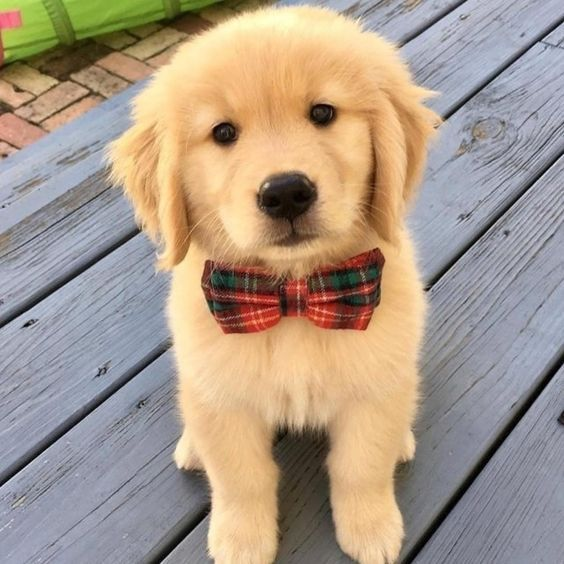
#> input picture .datasets/dog.jpg, 564 x 564 px
$ python -i edge_detection.py   (imports and definitions only)   (older library calls are emulated)
#> lines starting #> are read from the running program, lines starting #| are printed output that depends on the picture
#> further down, picture is the input picture: shape (564, 564, 3); mean B, G, R 137.6, 153.9, 170.3
import cv2
import matplotlib.pyplot as plt

def sobel_edge(image):
    gray = cv2.cvtColor(image, cv2.COLOR_BGR2GRAY)
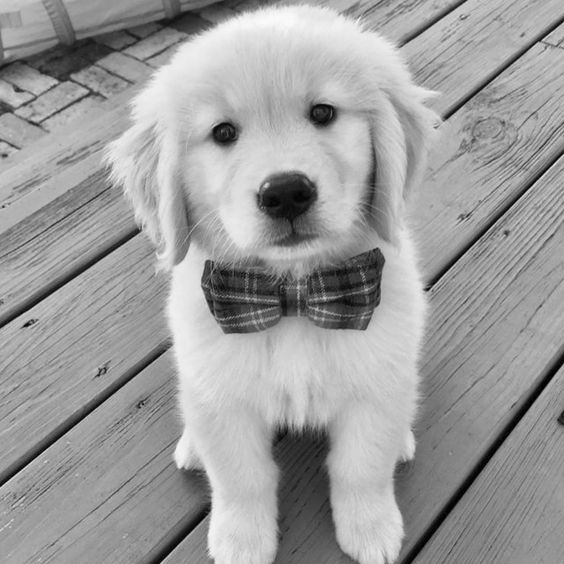
#> gray: shape (564, 564); min 0, max 250, mean 157
    sobel_x = cv2.Sobel (gray, cv2.CV_64F, 1, 0, ksize=3)
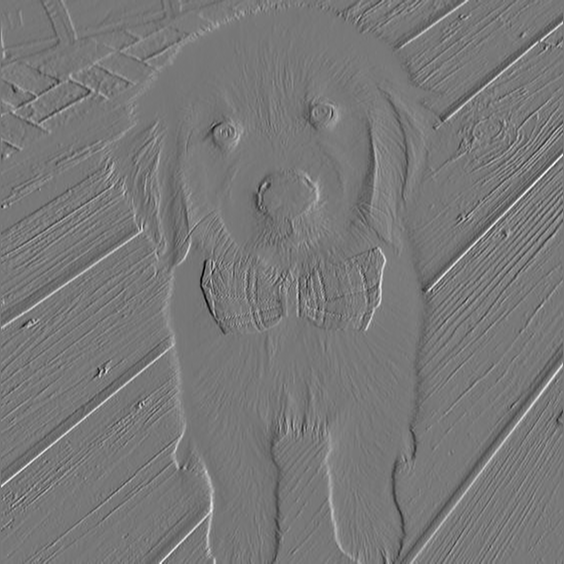
#> sobel_x: shape (564, 564) float64; min -559, max 623, mean 0; drawn with min black and max white
    sobel_y = cv2.Sobel (gray, cv2.CV_64F, 0, 1, ksize=3)
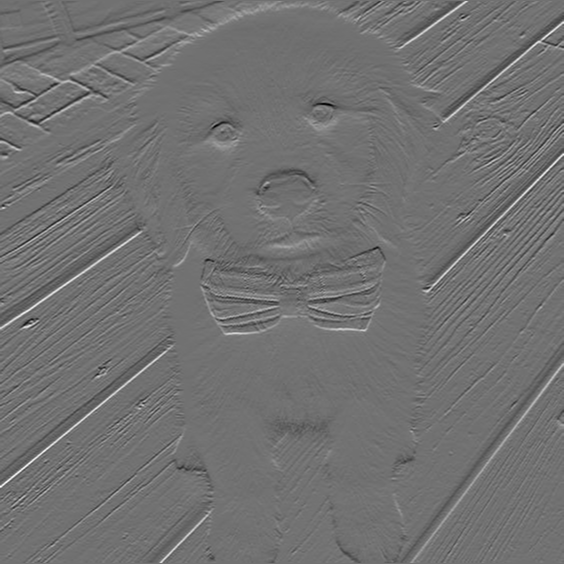
#> sobel_y: shape (564, 564) float64; min -563, max 698, mean -0.1; drawn with min black and max white
    sobel_combined = cv2.addWeighted(sobel_x, 0.5, sobel_y, 0.5, 0)
    plt.subplot(1, 2, 1), plt.imshow(gray, cmap='gray'), plt.title('Original')
    plt.subplot(1, 2, 2), plt.imshow(sobel_combined, cmap='gray'), plt.title('Sobel Edges')
    plt.show()
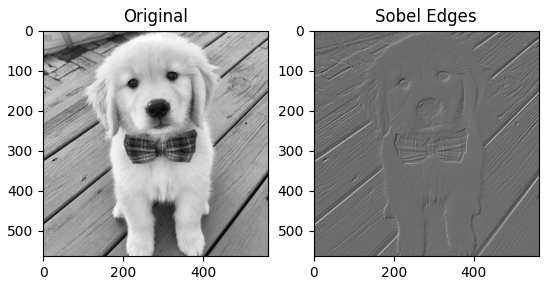
#> figure drawn by matplotlib, 2 panels

def canny_edge(image):
    gray = cv2.cvtColor(image, cv2.COLOR_BGR2GRAY)
    blurred = cv2.GaussianBlur(gray, (5, 5), 0)
    edges = cv2.Canny (blurred, threshold1=50, threshold2=150)
    plt.subplot(1, 2, 1), plt.imshow(gray, cmap='gray'), plt.title('Original')
    plt.subplot(1, 2, 2), plt.imshow(edges, cmap='gray'), plt.title('Canny Edges')
    plt.show()


def laplacian_edge(image):
    gray = cv2.cvtColor(image, cv2.COLOR_BGR2GRAY)
    blurred = cv2.GaussianBlur(gray, (3, 3), 0)
    laplacian = cv2.Laplacian(blurred, cv2.CV_64F)
    laplacian_abs = cv2.convertScaleAbs(laplacian)
    plt.subplot(1, 2, 1), plt.imshow(gray, cmap='gray'), plt.title('Original')
    plt.subplot(1, 2, 2), plt.imshow(laplacian_abs, cmap='gray'), plt.title('Laplacian Edges')
    plt.show()

>>> import cv2
>>> picture = cv2.imread('../.datasets/dog.jpg')
>>> result = sobel_edge(picture)
